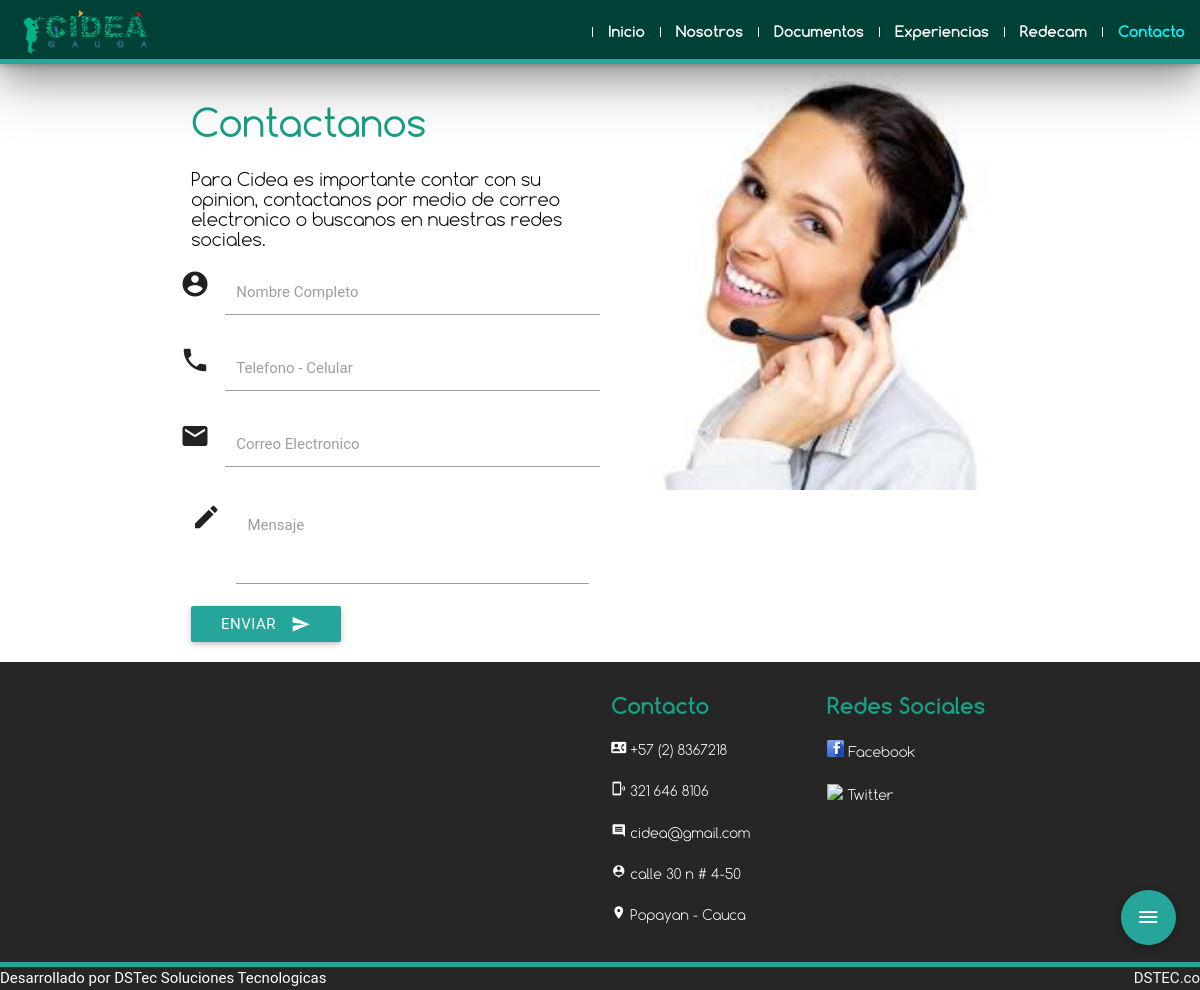
The page /contacto.php on the database its author committed.
### tables this page shows
CREATE TABLE IF NOT EXISTS `contacto` (
`idContacto` int(11) NOT NULL,
  `item` varchar(11) NOT NULL,
  `descripcion` varchar(22) NOT NULL
);

### models/ContactoDao.php (called while the page is built, shortened)
<?php
class ContactoDao {
    function createValueObject() {
          return new Contacto();
    }
    function getObject(&$conn, $idContacto) {
          $valueObject = $this->createValueObject();
          $valueObject->setIdContacto($idContacto);
          $this->load($conn, $valueObject);
          return $valueObject;
    }
    function load(&$conn, &$valueObject) {
          $sql = "SELECT * FROM contacto WHERE (idContacto = ".$valueObject->getIdContacto().") ";
          if ($this->singleQuery($conn, $sql, $valueObject))
               return true;
          else
               return false;
    }
    function singleQuery(&$conn, &$sql, &$valueObject) {
          $result = $conn->execute($sql);
          if ($row = $conn->nextRow($result)) {
                   $valueObject->setIdContacto($row[0]);
                   $valueObject->setItem($row[1]);
                   $valueObject->setDescripcion($row[2]);
          } else {
               return false;
          }
          return true;
    }
}
?>

### models/Contacto.php (called while the page is built, shortened)
<?php
class Contacto {
    var $idContacto;
    var $descripcion;
    function getIdContacto() {
          return $this->idContacto;
    }
    function setIdContacto($idContactoIn) {
          $this->idContacto = $idContactoIn;
    }
    function getDescripcion() {
          return $this->descripcion;
    }
    function setDescripcion($descripcionIn) {
          $this->descripcion = $descripcionIn;
    }
}
?>

### models/Datasource.php (called while the page is built, shortened)
<?php
class Datasource {
        var $dbLink;
       function Datasource($dbHost, $dbName, $dbuser, $dbpasswd) {
                $this->dbLink = mysql_connect ($dbHost, $dbuser, $dbpasswd);
  }
        function execute($sql) {
                $result = mysql_query($sql, $this->dbLink);
                return $result;
        }
        function nextRow ($result) {
                $row = mysql_fetch_array($result);
                return $row;
        }
        function checkErrors($sql) {
                $err=mysql_error();
                $errno=mysql_errno();
                if($errno) {
                        $message = "The following SQL command ".$sql." caused Database error: ".$err.".";
                        print "Unrecowerable error has occurred. All data will be logged.";
                        print "Please contact System Administrator for help! \n";
                        print " ".$message." \n";
                        exit;
                } else {
                        return;
                }
        }
}
?>

### contacto.php (the view, shortened to what this page needs)
<!DOCTYPE html>
  <html>
    <head>
      <link type="text/css" rel="stylesheet" href="css/materialize.min.css"  media="screen,projection"/>
      <link type="text/css" rel="stylesheet" href="css/estilos.css"  media="screen,projection"/>
    </head>
<body onload="initialize(), Materialize.showStaggeredList('#opciones-nav')" class="mapa">
  <nav id="barra-nav" class="navbar-fixed" style="margin-bottom:10px;">
    <div class="nav-wrapper be-black z-depth-4">
      <a href="index.html" class="hide-on-med-and-down brand-logo"><img src="images/cidea.png" width="50%"></a>
      <ul class="right hide-on-med-and-down" id="opciones-nav">
        <li class="divider-vertical-second-menu"></li><li><a class="animation-nav" href="index.php">Inicio</a></li>
        <li class="divider-vertical-second-menu"></li><li><a class="animation-nav" href="nosotros.php">Nosotros</a></li>
        <li class="divider-vertical-second-menu"></li><li><a class="animation-nav" href="documentos.php">Documentos</a></li>
        <li class="divider-vertical-second-menu"></li><li><a class="animation-nav" href="experiencias.php">Experiencias</a></li>
        <li class="divider-vertical-second-menu"></li><li><a class="animation-nav" href="redecam.php">Redecam</a></li>
        <li class="divider-vertical-second-menu"></li><li><a class="animation-nav  active-nav" href="contacto.php">Contacto</a></li>
      </ul>
    </div>
  </nav>
<div class="fixed-action-btn click-to-toggle" style="bottom: 45px; right: 24px;">
  <a class="btn-floating btn-large">
    <i class="material-icons">menu</i>
  </a>
</div>
  <div class="row container">
    <form class="col s12 m6 l6" method="POST" action="controllers/contacto.php">
    <h1 class="titulo1">Contactanos</h1>
    <h3 class="contenido3"> Para Cidea es importante contar con su opinion, contactanos por medio de correo electronico o buscanos en nuestras redes sociales.</h3>
      <div class="row">
        <div class="input-field">
          <i class="material-icons prefix">account_circle</i>
          <input id="icon_prefix" name="nombre" type="text" class="validate">
          <label for="icon_prefix">Nombre Completo</label>
        </div>
        <div class="input-field">
          <i class="material-icons prefix">phone</i>
          <input id="icon_telephone" id="tel" name="numcel" type="tel" class="validate">
          <label for="icon_telephone">Telefono - Celular</label>
        </div>
        <div class="input-field">
          <i class="material-icons prefix">email</i>
          <input id="email" name="email" type="email" class="validate">
          <label for="icon_telephone" data-error="ejemplo@cideacauca.com" data-success="Correo Correcto">Correo Electronico</label>
        </div>
      </div>
      <div class="input-field">
          <i class="material-icons prefix">mode_edit</i>
          <textarea id="icon_prefix2" name="mensaje" class="materialize-textarea"></textarea>
          <label for="icon_prefix2">Mensaje</label>
      </div>
      <button class="btn hoverable waves-effect waves-teal" type="submit">Enviar
        <i class="material-icons right">send</i>
      </button>
    </form>
    <div class="col s12 m6 l6 hide-on-small-and-down">
      <img src="images/contacto.jpg" style="width:100%">
    </div>
  </div>
<footer class="be-grey">
  <div class="container">
    <div class="row">
      <div class="col l6 m6 s12">
          <div id="map_canvas" style="width:auto; height:250px; margin-top:20px"></div>
      </div>
      <div class="col l3 m3 s12" style="margin-top:20px;">
        <h5 class="titulo-informativo">Contacto</h5>
        <?php
            include_once("models/Datasource.php");
            include_once("models/ContactoDao.php");
            include_once("models/Contacto.php");
            include_once("models/Variables.php");
            $conn=new Datasource($dbhost,$dbName,$dbUser,$dbPassword);
            $contactdao=new ContactoDao();
            $fijo=$contactdao->getObject($conn,1);
            $celular=$contactdao->getObject($conn,2);
            $correo=$contactdao->getObject($conn,3);
            $direccion=$contactdao->getObject($conn,4);
          ?>
          <h3 class="contenido-informativo"><i class="tiny material-icons">contact_phone</i><?php echo('  '.$fijo->getDescripcion());?></h3>
          <h3 class="contenido-informativo"><i class="tiny material-icons">phonelink_ring</i><?php echo('  '.$celular->getDescripcion());?></h3>
          <h3 class="contenido-informativo"><i class="tiny material-icons">comment</i><?php echo('  '.$correo->getDescripcion());?></h3>
          <h3 class="contenido-informativo"><i class="tiny material-icons">person_pin</i><?php echo('  '.$direccion->getDescripcion());?></h3>
          <h3 class="contenido-informativo"><i class="tiny material-icons">location_on</i> Popayan - Cauca</h3>
      </div>
      <div class="col l3 m3 s12" style="margin-top:20px;">
        <h5 class="titulo-informativo">Redes Sociales</h5>
          <h3 class="valign contenido-informativo"><span><img class="valign" width="9%" src="images/facebook.png"></span> Facebook</h3>
          <h3 class="valign contenido-informativo"><span><img class="valign" width="9%" src="images/twitter.png"></span> Twitter</h3>
      </div>
  </div>
</footer>
<div class="be-dark-black">
    <div>
      Desarrollado por DSTec Soluciones Tecnologicas
      <a class="grey-text text-lighten-4 right" href="http://dstec.co/">DSTEC.co</a>
    </div>
</div>
 </body>
</html>

### css/estilos.css (style rules this page uses)
body { background:#fff; }
footer { font-family: tittle-text-regular; color:#000; }
.be-black { border: solid 5px #26A69A; border-right: none; border-left: none; border-top: none; background:#004137; }
.be-grey { border: solid 5px #26A69A; border-right: none; border-left: none; border-top: none; background:#262626; }
.be-dark-black { background:#262626; color: #fff; }
.animation-nav { position: relative; color: #fff; text-decoration: none; font-family: tittle-text-bold; }
.animation-nav:before { content: ""; position: absolute; width: 100%; height: 4px; bottom: 0; left: 0; background-color: #DBC600; visibility: hidden; -webkit-transform: scaleX(0); transform: scaleX(0); -webkit-transition: all 0.3s ease-in-out 0s; transition: all 0.3s ease-in-out 0s; }
.titulo-informativo { font-family: tittle-text-bold; color:#16a085; font-size: 22px; }
.contenido-informativo { font-family: normal-text; color:#fff; font-size: 14px; }
.titulo1 { font-family: tittle-text-regular; color:#16a085; font-size: 38px; }
.contenido3 { font-family: normal-text; color:#000; font-size: 18px; }
.active-nav { color: #00ffff; }
.mapa { background-image: url("images/mapa.jpg"); }

### rows shown on the page
contacto: descripcion "+57 (2) 8367218"
contacto: descripcion "321 646 8106"
contacto: descripcion "cidea@gmail.com"
contacto: descripcion "calle 30 n # 4-50"
